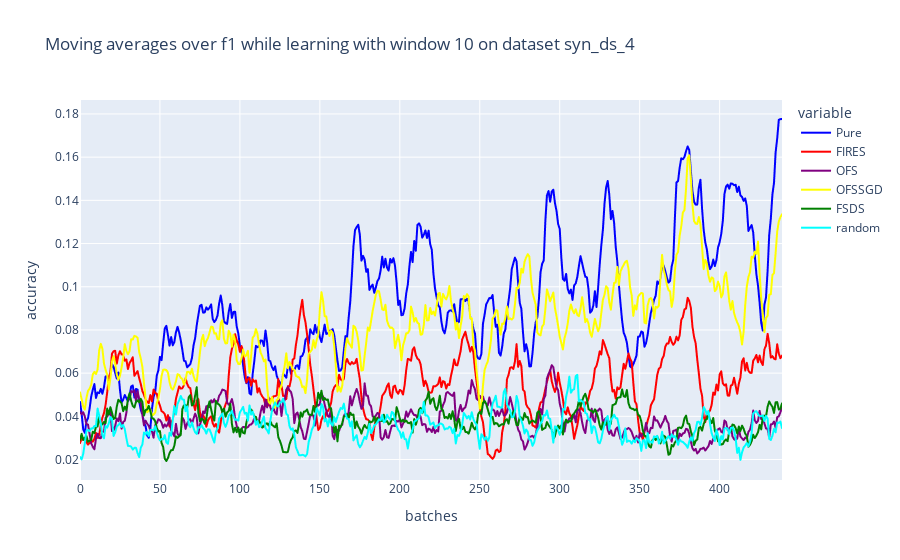

Notebook code for this chart:
### Code cell
#moving averages
title = "Moving averages over f1 while learning with window {} on dataset {}".format(n_window, dataset_name)
col_names = ["Pure","FIRES", "OFS", "OFSSGD", "FSDS", "random"]
d = {"Pure":pure_f1, "FIRES":fires_f1, "OFS":ofs_f1, 
"OFSSGD":ofssgd_f1, "FSDS":fsds_f1, "random":random_f1}
df = pd.DataFrame(d, columns=col_names)
fig = px.line(df, y=col_names, title=title, labels={"index":"batches", "value":"accuracy"}, color_discrete_map={"Pure":"blue",'FIRES': 'red', 
                                                   'FSDS': 'green', 'OFS': 'purple', "OFSSGD":"yellow", "random":"cyan"})
fig.write_image("{}/f1.{}".format(folder, export_type))
f1_trace = fig['data']
fig.show()

### Figure 1 — Plotly figure (JSON) as saved in the notebook; plotly's stock layout.template omitted (floating-point values rounded to 4 significant figures; data arrays with more than 128 entries replaced by an {"elided": "..."} marker saying what was removed)
{"data": [{"hovertemplate": "variable=Pure<br>batches=%{x}<br>accuracy=%{y}<extra></extra>", "legendgroup": "Pure", "line": {"color": "blue", "dash": "solid"}, "mode": "lines", "name": "Pure", "showlegend": true, "type": "scattergl", "x": {"elided": "440 int values"}, "xaxis": "x", "y": {"elided": "440 float values"}, "yaxis": "y"}, {"hovertemplate": "variable=FIRES<br>batches=%{x}<br>accuracy=%{y}<extra></extra>", "legendgroup": "FIRES", "line": {"color": "red", "dash": "solid"}, "mode": "lines", "name": "FIRES", "showlegend": true, "type": "scattergl", "x": {"elided": "440 int values"}, "xaxis": "x", "y": {"elided": "440 float values"}, "yaxis": "y"}, {"hovertemplate": "variable=OFS<br>batches=%{x}<br>accuracy=%{y}<extra></extra>", "legendgroup": "OFS", "line": {"color": "purple", "dash": "solid"}, "mode": "lines", "name": "OFS", "showlegend": true, "type": "scattergl", "x": {"elided": "440 int values"}, "xaxis": "x", "y": {"elided": "440 float values"}, "yaxis": "y"}, {"hovertemplate": "variable=OFSSGD<br>batches=%{x}<br>accuracy=%{y}<extra></extra>", "legendgroup": "OFSSGD", "line": {"color": "yellow", "dash": "solid"}, "mode": "lines", "name": "OFSSGD", "showlegend": true, "type": "scattergl", "x": {"elided": "440 int values"}, "xaxis": "x", "y": {"elided": "440 float values"}, "yaxis": "y"}, {"hovertemplate": "variable=FSDS<br>batches=%{x}<br>accuracy=%{y}<extra></extra>", "legendgroup": "FSDS", "line": {"color": "green", "dash": "solid"}, "mode": "lines", "name": "FSDS", "showlegend": true, "type": "scattergl", "x": {"elided": "440 int values"}, "xaxis": "x", "y": {"elided": "440 float values"}, "yaxis": "y"}, {"hovertemplate": "variable=random<br>batches=%{x}<br>accuracy=%{y}<extra></extra>", "legendgroup": "random", "line": {"color": "cyan", "dash": "solid"}, "mode": "lines", "name": "random", "showlegend": true, "type": "scattergl", "x": {"elided": "440 int values"}, "xaxis": "x", "y": {"elided": "440 float values"}, "yaxis": "y"}], "layout": {"legend": {"title": {"text": "variable"}, "tracegroupgap": 0}, "title": {"text": "Moving averages over f1 while learning with window 10 on dataset syn_ds_4"}, "xaxis": {"anchor": "y", "domain": [0, 1], "title": {"text": "batches"}}, "yaxis": {"anchor": "x", "domain": [0, 1], "title": {"text": "accuracy"}}}}
